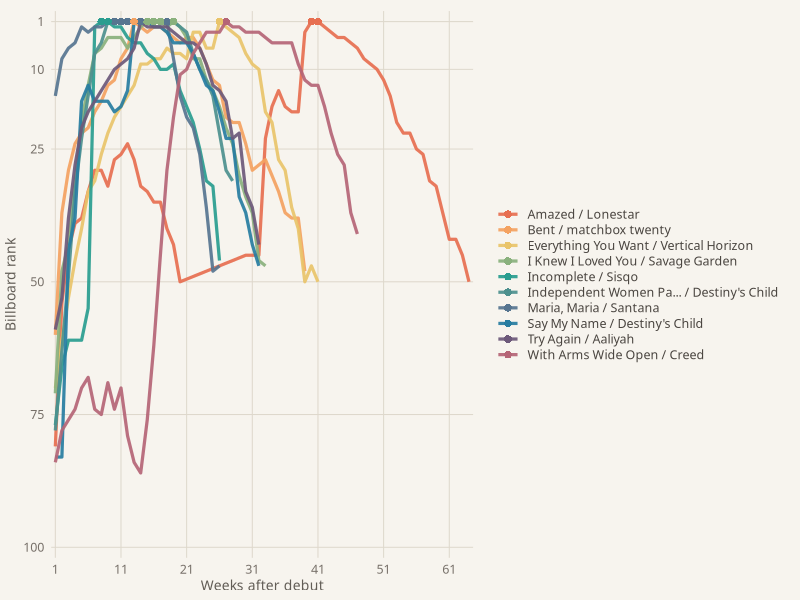

Write the R code that produced this figure.
## ---- chunk 1
library(tidyverse)
library(tidyr)

billboard_long <- billboard |>
  pivot_longer(
    cols = starts_with("wk"),
    names_to = "week",
    names_prefix = "wk",
    values_to = "rank",
    values_drop_na = TRUE
  ) |>
  mutate(week = as.integer(week))

top_tracks <- billboard_long |>
  group_by(artist, track) |>
  summarise(
    peak = min(rank),
    weeks = n(),
    .groups = "drop"
  ) |>
  arrange(peak, desc(weeks)) |>
  slice_head(n = 10) |>
  mutate(label = str_c(track, " / ", artist))

plot_data <- billboard_long |>
  semi_join(top_tracks, by = c("artist", "track")) |>
  mutate(label = str_c(track, " / ", artist)) |>
  left_join(top_tracks |> select(label, peak), by = "label") |>
  mutate(label = fct_reorder(label, peak))

song_count <- n_distinct(billboard$track)
artist_count <- n_distinct(billboard$artist)

rank_plot <- ggplot(plot_data, aes(x = week, y = rank, group = label, color = label)) +
  geom_line(linewidth = 1.1, alpha = 0.92, na.rm = TRUE) +
  geom_point(data = plot_data |> filter(rank == peak), size = 2.6, stroke = 0) +
  scale_y_reverse(breaks = c(1, 10, 25, 50, 75, 100), limits = c(100, 1), expand = c(0.02, 0)) +
  scale_x_continuous(breaks = seq(1, 76, by = 10), minor_breaks = NULL, expand = c(0.01, 0)) +
  scale_color_manual(values = c("#e76f51", "#f4a261", "#e9c46a", "#8ab17d", "#2a9d8f", "#4d908e", "#577590", "#277da1", "#6d597a", "#b56576")) +
  labs(x = "Weeks after debut", y = "Billboard rank", color = NULL) +
  guides(color = guide_legend(ncol = 1, byrow = TRUE)) +
  theme_minimal(base_family = "DM Sans") +
  theme(
    plot.background = element_rect(fill = "#f7f4ee", color = NA),
    panel.background = element_rect(fill = "#f7f4ee", color = NA),
    panel.grid.major = element_line(color = "#ded8cc", linewidth = 0.35),
    panel.grid.minor = element_blank(),
    axis.title = element_text(color = "#625d56", size = 10),
    axis.text = element_text(color = "#777069", size = 9),
    legend.text = element_text(color = "#49443f", size = 9),
    legend.key.height = unit(0.78, "lines"),
    legend.position = "right",
    plot.margin = margin(8, 10, 4, 4)
  )
## ---- chunk 2
rank_plot
